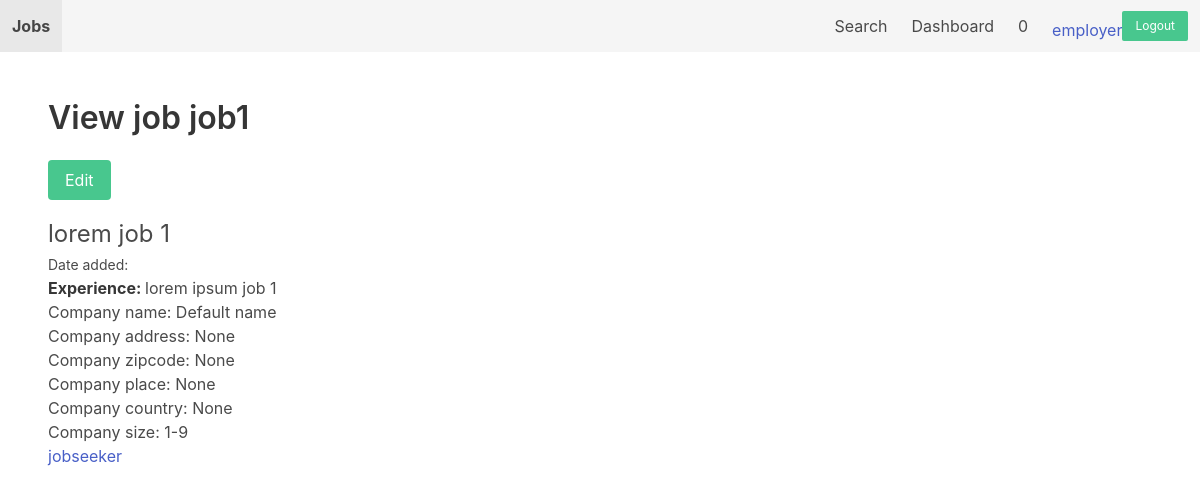
Screenshot of /dashboard/job/6/ (signed in) with the database file from the repository.
### apps/job/models.py (models this page shows, shortened)
class Job(models.Model):
    SIZE_1_9 = 'size_1-9'
    SIZE_10_49 = 'size_10-49'
    SIZE_50_99 = 'size_50-99'
    SIZE_100 = 'size_100'
    CHOICES_SIZE = (
        (SIZE_1_9, '1-9'),
        (SIZE_10_49, '10-49'),
        (SIZE_50_99, '50-99'),
        (SIZE_100, '100+')
    )
    ACTIVE = 'active'
    EMPLOYED = 'employed'
    ARCHIVED = 'archived'
    CHOICES_STATUS = (
        (ACTIVE, 'active'),
        (EMPLOYED, 'employed'),
        (ARCHIVED, 'archived')
    )
    title = models.CharField(max_length=255)
    short_description = models.TextField()
    long_description = models.TextField(blank=True, null=True)
    company_name = models.CharField(max_length=255)
    company_address = models.CharField(max_length=255, blank=True, null=True)
    company_zipcode = models.CharField(max_length=255, blank=True, null=True)
    company_place = models.CharField(max_length=255, blank=True, null=True)
    company_country = models.CharField(max_length=255, blank=True, null=True)
    company_size = models.CharField(max_length=20, choices=CHOICES_SIZE, default=SIZE_1_9)
    created_by = models.ForeignKey(User, related_name='jobs', on_delete=models.CASCADE)
    created_at = models.DateTimeField(auto_now_add=True)
    changed_at = models.DateTimeField(auto_now=True)
    status = models.CharField(max_length=20, choices=CHOICES_STATUS, default=ACTIVE)
    class Meta:
        ordering = ['-created_at']

class Application(models.Model):
    job = models.ForeignKey(Job, related_name='applications', on_delete=models.CASCADE)
    content = models.TextField()
    experience = models.TextField()
    created_by = models.ForeignKey(User, related_name='applications', on_delete=models.CASCADE)
    created_at = models.DateTimeField(auto_now_add=True)

### apps/userprofile/views.py (the view)
# urls.py: path('job/<int:job_id>/', view_dashboard_job, name='view_dashboard_job'),
@login_required
def view_dashboard_job(request, job_id):
    job = get_object_or_404(Job, pk=job_id, created_by=request.user)
    context = {
        'job': job
    }
    return render(request, 'userprofile/view_dashboard_job.html', context)

### apps/notification/context_processors.py (called while the page is built)
def notifications(request):
    if request.user.is_authenticated:
        return {'notifications': request.user.notifications.filter(is_read=False)}
    else:
        return {'notifications': []}

### apps/core/templates/userprofile/view_dashboard_job.html
{% extends 'core/base.html' %}
{% block content %}
<h1 class="title">View job {{ job.title }}</h1>
<a href="{% url 'edit_job' job.id %}" class="button is-success mb-4">
    Edit
</a>
<p class="is-size-4">{{ job.short_description }}</p>
<small>Date added: {{ job.created_ad }}</small>
<p><strong>Experience: </strong>{{job.long_description}}</p>
<p>Company name: {{job.company_name}}</p>
<p>Company address: {{job.company_address}}</p>
<p>Company zipcode: {{job.company_zipcode}}</p>
<p>Company place: {{job.company_place}}</p>
<p>Company country: {{job.company_country}}</p>
<p>Company size: {{job.get_company_size_display}}</p>
{% for application in job.applications.all %}
<div class="application">
    <a href="{% url 'view_application' application.id %}">{{ application.created_by.username }}</a>
</div>
{% empty %}
<h4>No applications yet</h4>
{% endfor %}
{% endblock %}

### apps/core/templates/core/base.html (shortened to what this page needs)
<!doctype html>
<html lang="de">
<head>
    <link rel="stylesheet" href="https://cdn.jsdelivr.net/npm/bulma@0.9.2/css/bulma.min.css">
</head>
<body>
<nav class="navbar is-light">
    <div class="navbar-brand">
        <a href="{% url 'frontpage' %}" class="navbar-item"><strong>Jobs</strong></a>
    </div>
    <div class="navbar-menu">
        <div class="navbar-end">
            <a href="{% url 'search' %}" class="navbar-item">Search</a>
            {% if request.user.is_authenticated %}
                <a href="{% url 'dashboard' %}" class="navbar-item">Dashboard</a>
                <a href="{% url 'notifications' %}" class="navbar-item">{{notifications.count}}</a>
            {% endif %}
            <div class="navbar-item">
                <div class="buttons">
                    {% if request.user.is_authenticated %}
                    <a href="" >{{request.user}}</a>
                    <a href="{% url 'logout' %}" class="button is-success is-small">Logout</a>
                    {% else %}
                    <a href="{% url 'login' %}" class="button is-lightgrey is-small">Log in</a>
                    <a href="{% url 'signup' %}" class="button is-success is-small">Signup</a>
                    {% endif %}
                </div>
            </div>
        </div>
    </div>
</nav>
<section class="section">
    {% block content %}
    {% endblock %}
</section>
</body>
</html>

### rows the page displays
Job: title "job1", short_description "lorem job 1", long_description "lorem ipsum job 1", company_name "Default name", company_address "None", company_zipcode "None", company_place "None", company_country "None", company_size "1-9"
Application: created_by.username "jobseeker"

### other values shown
{{ notifications.count }} "0"
{{ request.user }} "employer"
